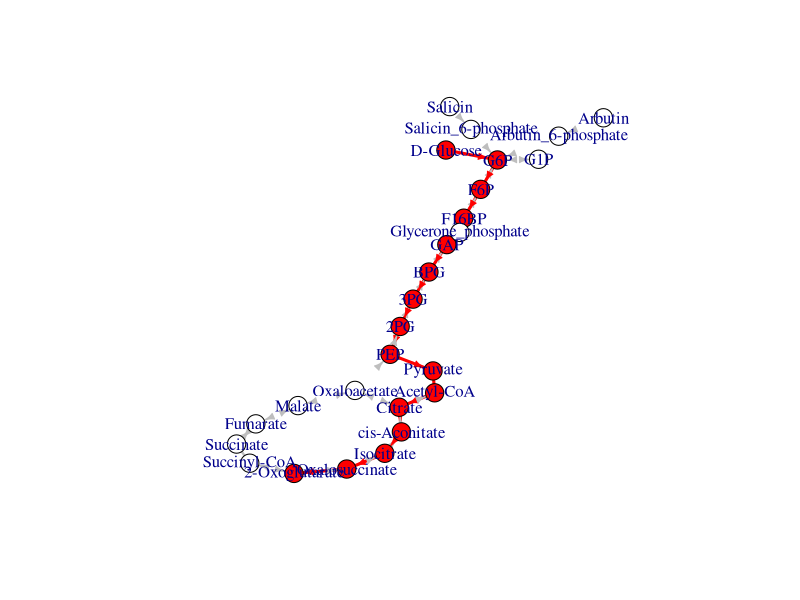

This figure's R source:
## ---- chunk 1
# igraphパッケージの読み込み
library(igraph)
## ---- chunk 2
d <- read.table("../data/eco_EM+TCA.txt")
# 有向ネットワークで読み込む
g <- graph_from_data_frame(d, directed=T)
# 多重エッジや自己ループを削除する。
g <- simplify(g, remove.multiple=T, remove.loops=T)
## ---- chunk 3
paths <- all_shortest_paths(g, "D-Glucose","2-Oxoglutarate",mode="out")
## ---- chunk 4
V(g)[paths$res[[1]]]
## ---- chunk 5
E(g, path=paths$res[[1]])
## ---- chunk 6
# エッジを全部灰色にする
E(g)$color <- "grey"
# 最短経路に含まれるエッジを赤色にする。
E(g, path=paths$res[[1]])$color <- "red"
# 最短経路に含まれるエッジを太くする。
E(g,path=paths$res[[1]])$width <- 3

set.seed(5)
plot(g,
     vertex.label=V(g)$name,
     # 最短経路に含まれるノードは赤，そうでないものは白にする。
     vertex.color=c("red","white")[ifelse(V(g)$name %in% V(g)[paths$res[[1]]]$name,1,2)],
     vertex.size=10,
     edge.arrow.size=0.5
     )
